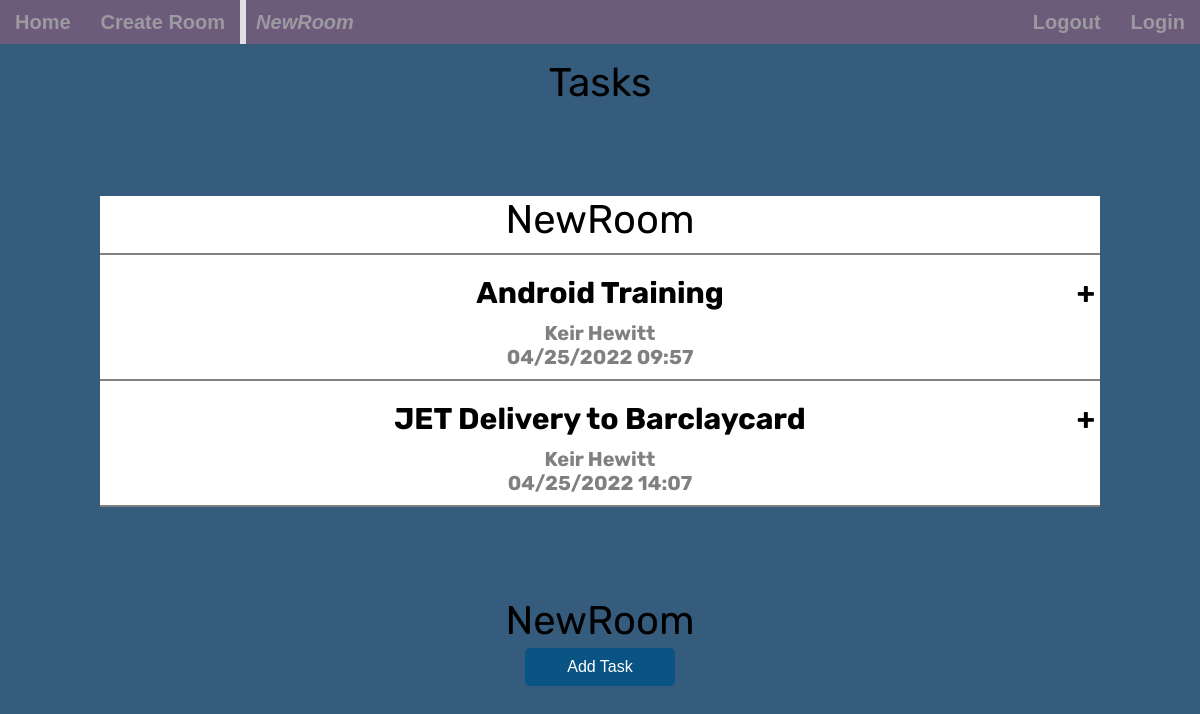
Before: /room/NewRoom (signed in) with the older database file.
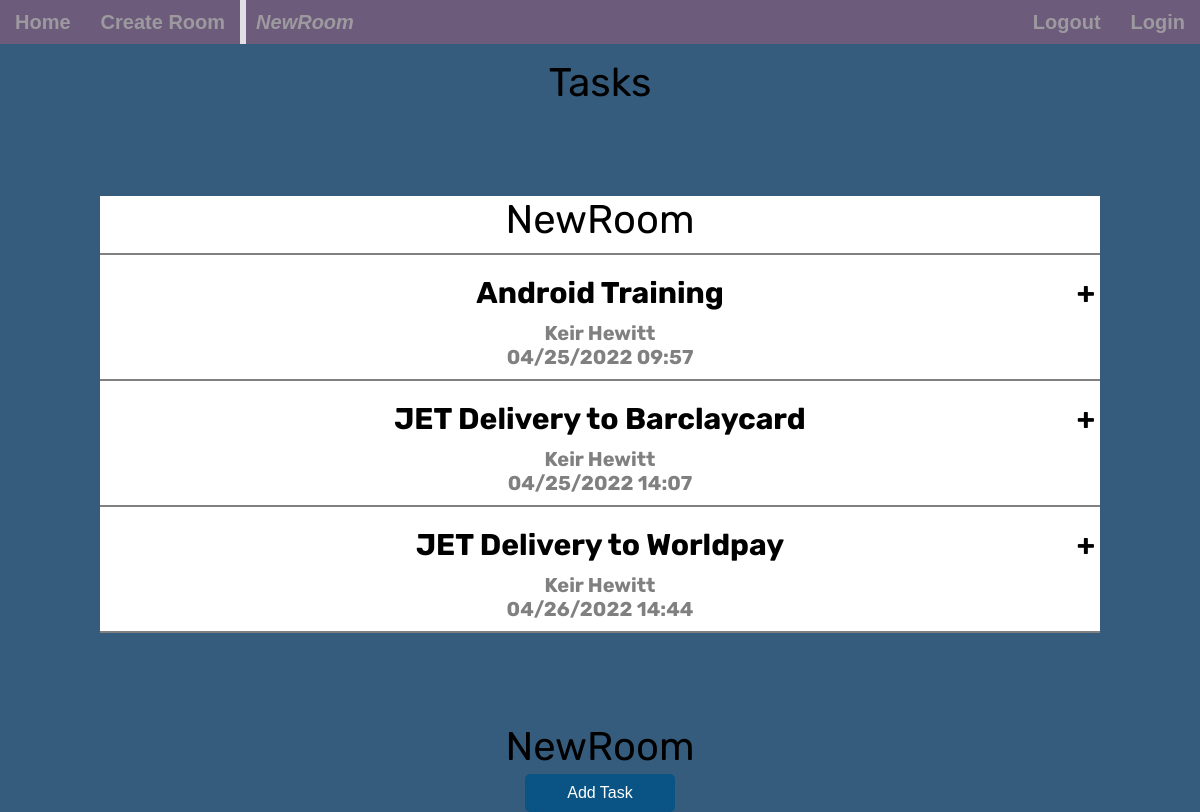
After: the same page with the newer database file.
### app.py (models this page shows, shortened)
class Room(db.Model):
    __tablename__ = 'room'
    key = db.Column(db.String(80), primary_key=True)
    name = db.Column(db.String(50), nullable=False)
    password = db.Column(db.String(60), nullable=False)
    task = relationship("Task")

class Task(db.Model):
    __tablename__ = 'task'
    id = db.Column(db.Integer, primary_key=True)
    key = db.Column(db.String(80), ForeignKey('room.key'))
    project = db.Column(db.String(100))
    job = db.Column(db.String(200))
    assignee = db.Column(db.String(40))
    progress = db.Column(db.String(200))
    description = db.Column(db.UnicodeText(), nullable=False)
    date = db.Column(db.String(30), default=now.strftime("%m/%d/%Y %H:%M"))

### app.py (the view)
@app.route('/room/<string:room_name>', methods=['POST','GET'])
@login_required
def room(room_name):
    if request.method == 'POST':
        return redirect(url_for('create_task', room_name=room_name))
    room = Room.query.filter_by(name=room_name).first()
    tasks = Task.query.filter_by(key=room.key).order_by(Task.date).all()
    return render_template('room.html', tasks=tasks, roomname=room_name)

### app.py (called while the page is built)
@login_manager.user_loader
def load_user(user_id):
    return User.query.get(int(user_id))

### templates/room.html (shortened to what this page needs)
{% extends 'base.html' %}
{% block head %}
<link rel="stylesheet" href="{{ url_for('static', filename='css/style.css') }}">
{% endblock %}
{% block pagetitle %} <i>{{roomname}}</i> {% endblock %}
{% block body %}
<div class="content">
  <h1 style="text-align: center;">Tasks</h1>
  {% if tasks|length < 1%}
    <h4 style="text-align: center;">There are no tasks. Create one below!</h4>
  {% else %}
  <div class="accordion">
    <h1>{{ roomname }}</h1>
    <hr>
    {% for task in tasks %}
    <div class="container">
      <div class="label">{{task.project}}</div>
    <div class="assignee">{{task.assignee}}</div>
    <div class="date">{{task.date}}</div>
    </div>
    <hr>
    {% endfor %}
  </div>
  {% endif %}
  <h1>{{ roomname }}</h1>
  <form action="" method="POST">
    <button type="submit" class="btn btn-default">Add Task</button>
  </form>
</div>
{% endblock %}

### templates/base.html (shortened to what this page needs)
<!DOCTYPE html>
<html>
  <head>
    <link rel="stylesheet" href="{{ url_for('static', filename='css/style.css') }}">
    {% block head %} {% endblock %}
  </head>
  <body>
  {% block navbar %}
  <div class="nav-bar-userprofile">
    <ul class="nav-user-ul">
        <li class="nav-user-li"><a href="{{url_for('index')}}">Home</a></li>
        <li class="nav-user-li"><a href="{{url_for('create_room')}}">Create Room</a></li>
        <div class="page-title-nav">
          <li class="nav-user-li"><p style="margin-block-start: 0;">{% block pagetitle %} {% endblock %}</p></li>
        </div>
        <div class="nav-right">
          <li class="nav-user-li"><a href="{{url_for('login')}}">Login</a></li>
          <li class="nav-user-li"><a href="{{url_for('logout')}}">Logout</a></li>
        </div>
    </ul>
  </div>
  {% endblock %}
  {% block body %} {% endblock %}
  </body>
</html>

### static/css/style.css (style rules this page uses)
:root { --main-background-color: #355c7d; --main-background-text-color: #61c0bf; --main-accents-color: #ffb6b9; --main-secondary-color: #fae3d9; --main-background-image: linear-gradient(to top right, #61c0bf 0%, #ffb6b9 100%); }
body, html { margin: 0; font-family: serif; font-weight: bold; font-size: 20px; background-color: var(--main-background-color); font-family: 'rubik', sans-serif; }
.content { margin: 0 auto; width: 1000px; text-align: center; }
.nav-user-ul { list-style-type: none; margin: 0; padding: 0; overflow: hidden; background-color: #6c5b7b; height: 44px; }
.nav-user-li { float: left; font-family: Arial; }
.nav-user-li a { display: block; color: darkgrey; text-align: center; padding: 10.5px 15px; text-decoration: none; opacity: 0.8; transition: 0.8s; }
.nav-user-li p { display: block; color: darkgrey; text-align: center; padding: 10.5px 15px; text-decoration: none; opacity: 0.8; transition: 0.8s; border-left: 1px solid white; box-shadow: inset 5px 0 0 0 white; }
.nav-right > .nav-user-li { display: block; float: right; font-family: arial; text-decoration: none; color: black; text-align: center; }
h1, h4 { margin: 15px 0 4px; font-weight: 400; }
button { width: 150px; padding: 10px; border: none; -webkit-border-radius: 5px; -moz-border-radius: 5px; border-radius: 5px; background-color: #095484; font-size: 16px; color: #fff; cursor: pointer; }
h1 { text-align: center; }
.accordion { width: 1000px; margin: 90px auto; color: black; background-color: white; }
.accordion .container { position: relative; margin: 10px 10px; }
.accordion .label { position: relative; padding: 10px 0; font-size: 30px; color: black; cursor: pointer; }
.accordion .label::before { content: '+'; color: black; position: absolute; top: 50%; right: -5px; font-size: 30px; transform: translateY(-50%); }
.accordion hr { width: 100; margin-left: 0; border: 1px solid grey; }
.assignee { color: grey; }
.date { color: grey; }

Changed rows visible on the page:
added Task: project "JET Delivery to Worldpay", assignee "Keir Hewitt", date "04/26/2022 14:44"
